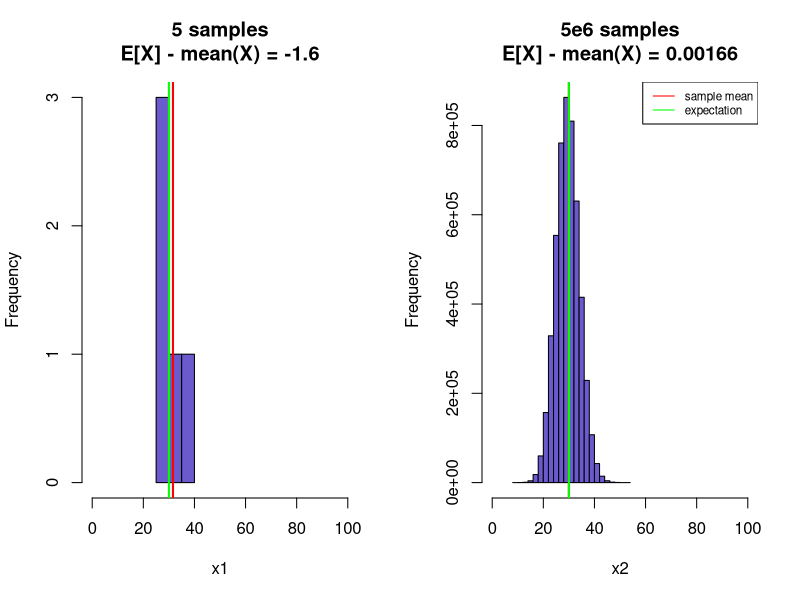
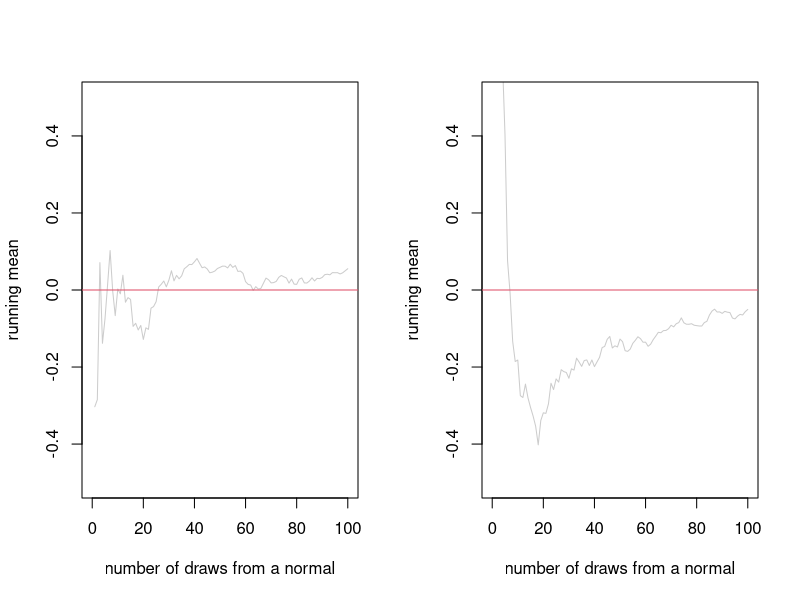
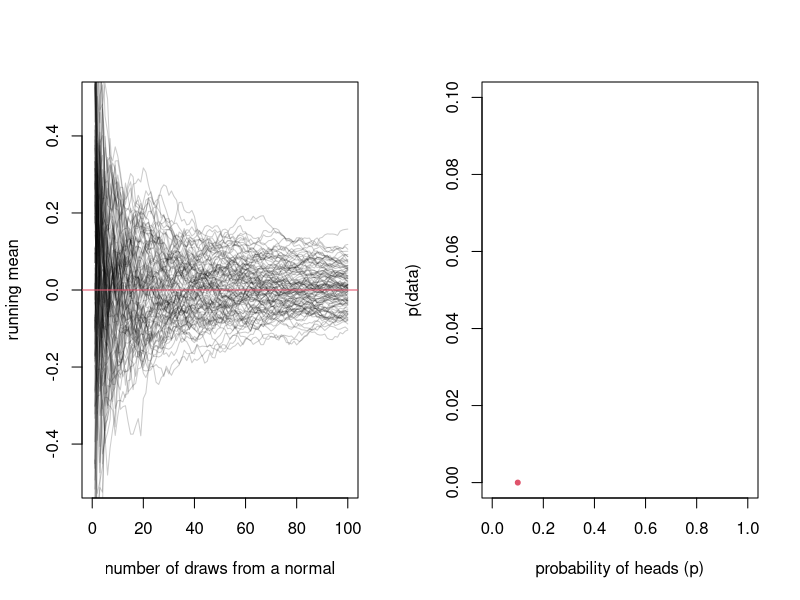
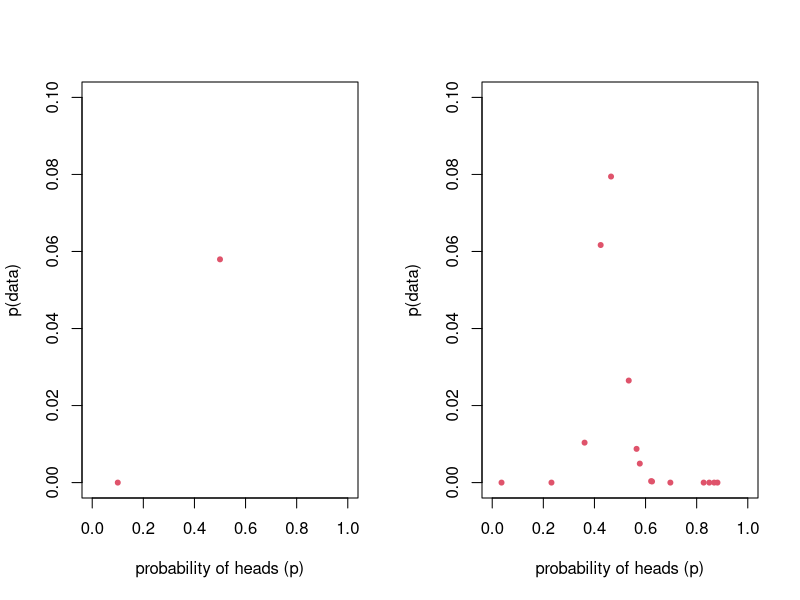
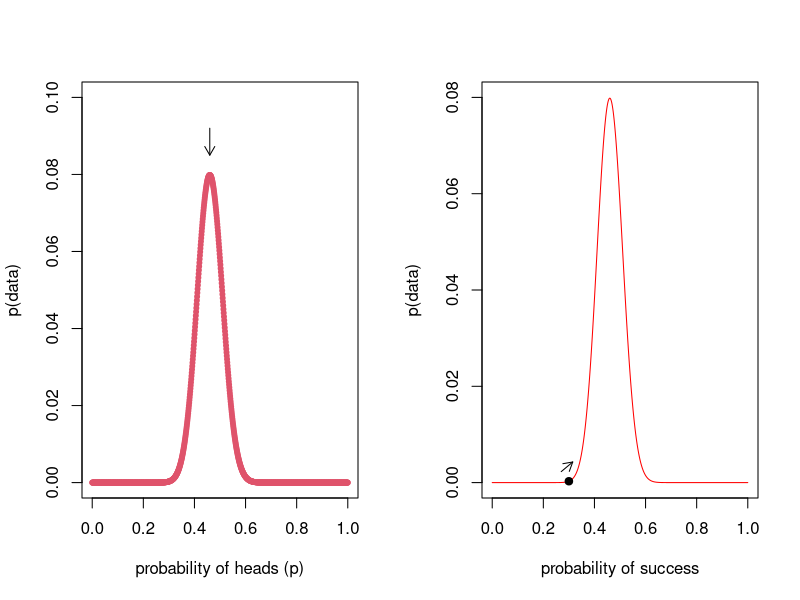
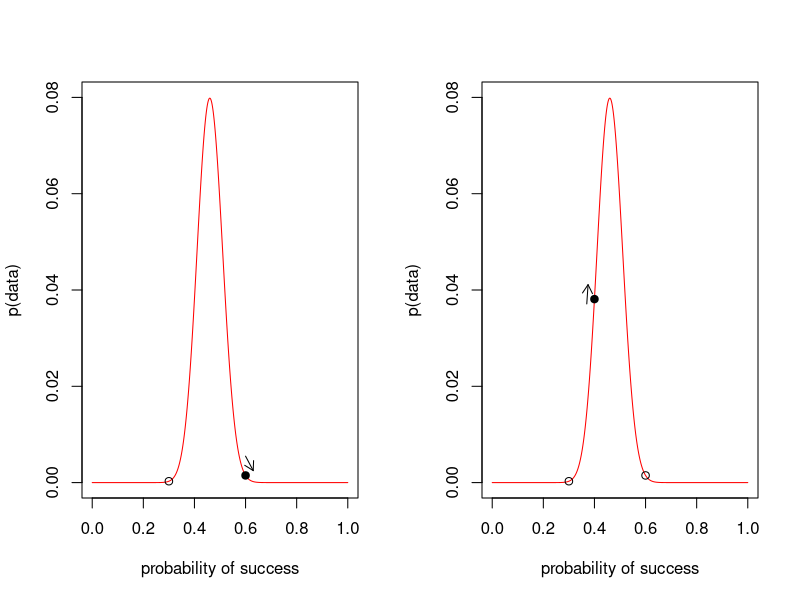
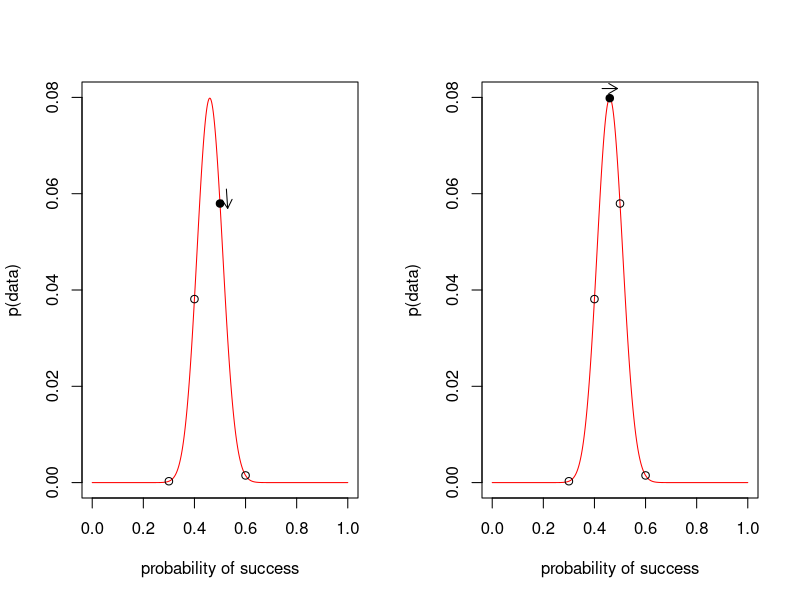
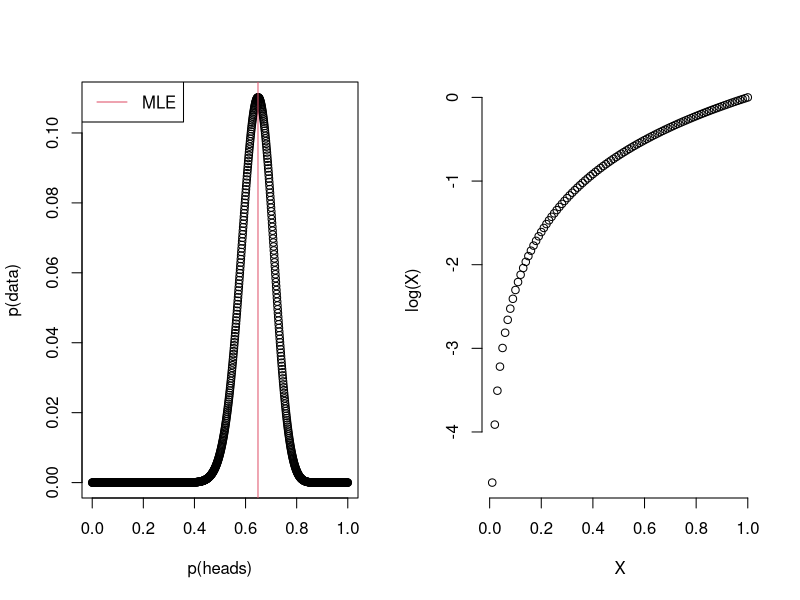

Write the R code that produced these figures, in order.
## ---- chunk 1
	#set any global options
	options(digits=3)
	set.seed(123)
## ---- chunk 2
par(mfrow=c(1,2))
	x1 <- rbinom(5,size=100,prob=0.3)
	x2 <- rbinom(5e6,size=100,prob=0.3)
		hist(x1,col="slateblue",main=sprintf("5 samples\nE[X] - mean(X) = %s",signif(30-mean(x1),3)),xlim=c(0,100))
			abline(v=mean(x1),col="red",lwd=2)
			abline(v=100*0.3,col="green",lwd=2)
		hist(x2,col="slateblue",main=sprintf("5e6 samples\nE[X] - mean(X) = %s",signif(30-mean(x2),3)),xlim=c(0,100))
			abline(v=mean(x2),col="red",lwd=2)
			abline(v=100*0.3,col="green",lwd=2)
		legend(x="topright",lty=1,col=c("red","green"),legend=c("sample mean","expectation"),cex=0.7)
## ---- chunk 3
	draw.running.mean <- function(r,n){
		replicate(r,{
			x1 <- rnorm(n,mean=0,sd=0.5)
			x1.mean <- cumsum(x1)/(1:n)
			lines(1:n,x1.mean,col=adjustcolor(1,0.2))
		})
		return(invisible(0))
	}
	n <- 1e2
	plot(0,xlim=c(0,n),ylim=c(-0.5,0.5),type='n',
			xlab="number of draws from a normal",
			ylab="running mean")
		draw.running.mean(r = 1,n = 100)
		abline(h=0,col=2)
## ---- chunk 4
	n <- 1e2
	plot(0,xlim=c(0,n),ylim=c(-0.5,0.5),type='n',
			xlab="number of draws from a normal",
			ylab="running mean")
		draw.running.mean(r = 1,n = 100)
		abline(h=0,col=2)
## ---- chunk 5

	n <- 1e2
	plot(0,xlim=c(0,n),ylim=c(-0.5,0.5),type='n',
			xlab="number of draws from a normal",
			ylab="running mean")
		draw.running.mean(r = 100,n = n)
		abline(h=0,col=2)
## ---- chunk 6
n.heads <- 46
## ---- chunk 7
choose(n=100,k=46)*(0.5^46)*(0.5^54)
## ---- chunk 8
dbinom(x=46, p=0.5, size=100)
## ---- chunk 9
	p <- 0.1
	plot(p,dbinom(x=n.heads,size=100,p=p),xlim=c(0,1),ylim=c(0,0.1), xlab="probability of heads (p)",ylab="p(data)", pch=20,col=2)
## ---- chunk 10
	p <- c(0.1,0.5)
	plot(p,dbinom(x=n.heads,size=100,p=p), xlim=c(0,1),ylim=c(0,0.1),, xlab="probability of heads (p)",ylab="p(data)", pch=20,col=2)
## ---- chunk 11
	p <- runif(15,min=0,max=1)
	plot(p,dbinom(x=n.heads,size=100,p=p), xlim=c(0,1),ylim=c(0,0.1), xlab="probability of heads (p)",ylab="p(data)", pch=20,col=2)
## ---- chunk 12
	p <- seq(0,1,length.out=1e3) 
	plot(p,dbinom(x=n.heads,size=100,p=p), xlim=c(0,1),ylim=c(0,0.1), xlab="probability of heads (p)",ylab="p(data)", pch=20,col=2)
	arrows(x0=0.46,x1=0.46,y0=0.092,y1=0.085,length=0.1)
## ---- chunk 13
	# calculate likelihood of the data if p = 0.1
	p <- seq(0,1,length.out=1e3)
	plot(p,dbinom(x=n.heads,size=100,p=p),
		xlim=c(0,1),ylim=c(0,0.08),
		xlab="probability of success",ylab="p(data)",
		type='n')
		lines(p,dbinom(x=n.heads,size=100,p=p),col="red")
	 points(0.3,dbinom(x=n.heads,size=100,p=0.3),pch=19)
	 arrows(x0 = 0.3-0.03,x1 = 0.3 + 0.015,
	 		y0 = dbinom(x=n.heads,size=100,p=0.3) + 0.002,
	 		y1 = dbinom(x=n.heads,size=100,p=0.3) + 0.004,length=0.1)
## ---- chunk 14
	# calculate likelihood of the data if p = 0.1
	plot(p,dbinom(x=n.heads,size=100,p=p),
		xlim=c(0,1),ylim=c(0,0.08),
		xlab="probability of success",ylab="p(data)",
		type='n')
		lines(p,dbinom(x=n.heads,size=100,p=p),col="red")
	 points(0.3,dbinom(x=n.heads,size=100,p=0.3))
	 points(0.6,dbinom(x=n.heads,size=100,p=0.6),pch=19)
	 arrows(x0 = 0.6,x1 = 0.6 + 0.03,
	 		y0 = dbinom(x=n.heads,size=100,p=0.6) + 0.004,
	 		y1 = dbinom(x=n.heads,size=100,p=0.6) + 0.001,length=0.1)
## ---- chunk 15
	# calculate likelihood of the data if p = 0.1
	plot(p,dbinom(x=n.heads,size=100,p=p),
		xlim=c(0,1),ylim=c(0,0.08),
		xlab="probability of success",ylab="p(data)",
		type='n')
		lines(p,dbinom(x=n.heads,size=100,p=p),col="red")
	 points(0.3,dbinom(x=n.heads,size=100,p=0.3))
	 points(0.6,dbinom(x=n.heads,size=100,p=0.6))
	 points(0.4,dbinom(x=n.heads,size=100,p=0.4),pch=19)
	 arrows(x0 = 0.4-0.03,x1 = 0.4 - 0.025,
	 		y0 = dbinom(x=n.heads,size=100,p=0.4) - 0.001,
	 		y1 = dbinom(x=n.heads,size=100,p=0.4) + 0.003,length=0.1)
## ---- chunk 16
	# calculate likelihood of the data if p = 0.1
	plot(p,dbinom(x=n.heads,size=100,p=p),
		xlim=c(0,1),ylim=c(0,0.08),
		xlab="probability of success",ylab="p(data)",
		type='n')
		lines(p,dbinom(x=n.heads,size=100,p=p),col="red")
	 points(0.3,dbinom(x=n.heads,size=100,p=0.3))
	 points(0.6,dbinom(x=n.heads,size=100,p=0.6))
	 points(0.4,dbinom(x=n.heads,size=100,p=0.4))
	 points(0.5,dbinom(x=n.heads,size=100,p=0.5),pch=19)
	 arrows(x0 = 0.5+0.025,x1 = 0.5 + 0.03,
	 		y0 = dbinom(x=n.heads,size=100,p=0.5) + 0.003,
	 		y1 = dbinom(x=n.heads,size=100,p=0.5) - 0.001,length=0.1)
## ---- chunk 17
	# calculate likelihood of the data if p = 0.1
	plot(p,dbinom(x=n.heads,size=100,p=p),
		xlim=c(0,1),ylim=c(0,0.08),
		xlab="probability of success",ylab="p(data)",
		type='n')
		lines(p,dbinom(x=n.heads,size=100,p=p),col="red")
	 points(0.3,dbinom(x=n.heads,size=100,p=0.3))
	 points(0.6,dbinom(x=n.heads,size=100,p=0.6))
	 points(0.4,dbinom(x=n.heads,size=100,p=0.4))
	 points(0.5,dbinom(x=n.heads,size=100,p=0.5))
	 points(0.46,dbinom(x=n.heads,size=100,p=0.46),pch=19)
	 arrows(x0 = 0.46-0.03,x1 = 0.46 + 0.03,
	 		y0 = dbinom(x=n.heads,size=100,p=0.46) + 0.002,
	 		y1 = dbinom(x=n.heads,size=100,p=0.46) + 0.002,length=0.1)
## ---- chunk 18
p <- seq(0,1,length.out=1000)
likelihoods <- dbinom(x=37,size=57,p=p)
p[which.max(likelihoods)]
## ---- chunk 19
plot(p,likelihoods,xlab="p(heads)",ylab="p(data)")
	abline(v=p[which.max(likelihoods)],col=2)
	legend(x="topleft",lty=1,col=2,legend="MLE")
## ---- chunk 20
# function to estimate the p(k=46|n=100,p) for a given p
	l.binom <- function(p){
		binom.prob <- dbinom(x=46,size=100,prob=p)
		return(binom.prob)
	}
# use optimize() to get the mle
	mle <- optimize(f = l.binom,lower=0,upper=1,maximum=TRUE)
	mle
## ---- chunk 21
n.heads <- c(46,47,48)
## ---- chunk 22
dbinom(x=46, size=100, prob=0.5) * 
dbinom(x=47, size=100, prob=0.5) * 
dbinom(x=48, size=100, prob=0.5)
prod(dbinom(x=c(46,47,48) ,size=100, prob=0.5))
## ---- chunk 23
myObservations = rbinom(10,size=100,prob=0.5)
prod(dbinom(x=myObservations,size=100,prob=0.5))
## ---- chunk 24
myObservations = rbinom(50,size=100,prob=0.5)
prod(dbinom(x=myObservations,size=100,prob=0.5))
## ---- chunk 25
myObservations = rbinom(500,size=100,prob=0.5)
prod(dbinom(x=myObservations,size=100,prob=0.5))
## ---- chunk 26
plot((1:100)/100, log((1:100)/100), bty="n", xlab = "X", ylab = "log(X)")
## ---- chunk 27
#simulate data
heads <- rbinom(10,size=100,prob=0.5)

#grid search input
probs <- seq(0,1,length.out=50)

#calculate likelihood across the grid
likelihood <- sapply(probs,function(p)
  {prod(dbinom(heads,100,p))})

#calculate log likelihood across the grid
log.likelihood <- sapply(probs,function(p)
  {sum(dbinom(heads,100,p,log=TRUE))})
## ---- chunk 28
par(mfrow=c(1,2))
	plot(probs,likelihood,main="likelihood",pch=20,xlab="p(heads)",ylab="likelihood")
	plot(probs,log.likelihood,main="log likelihood",pch=20,xlab="p(heads)",ylab="log likelihood")
## ---- chunk 29
n.heads <- rbinom(n=1e4,size=100,prob=0.7)
probs <- seq(0.001,0.999,length.out=50)
lnL1 <- sapply(probs,function(p){
			sum(dbinom(n.heads[1:100],100,p,log=TRUE))})

lnL2 <- sapply(probs,function(p){
			sum(dbinom(n.heads[1:1000],100,p,log=TRUE))})

lnL3 <- sapply(probs,function(p){
			sum(dbinom(n.heads[1:10000],100,p,log=TRUE))})
## ---- chunk 30
plot(probs,lnL1,ylab="log likelihood",ylim=c(-2e5,5e4),type='n')
	abline(v=0.7,col=1,lty=2)
legend(x="topleft",lty=1,lwd=3,
		col=c("blue","purple","red"),
		legend=c("n=1e2","n=1e3","n=1e4"))
## ---- chunk 31
plot(probs,lnL1,ylab="log likelihood",ylim=c(-2e5,5e4),type='n')
	abline(v=0.7,col=1,lty=2)
	lines(probs,lnL1,col="blue")
	lines(probs,lnL2,col="purple")
	lines(probs,lnL3,col="red")
legend(x="topleft",lty=1,lwd=3,
		col=c("blue","purple","red"),
		legend=c("n=1e2","n=1e3","n=1e4"))
